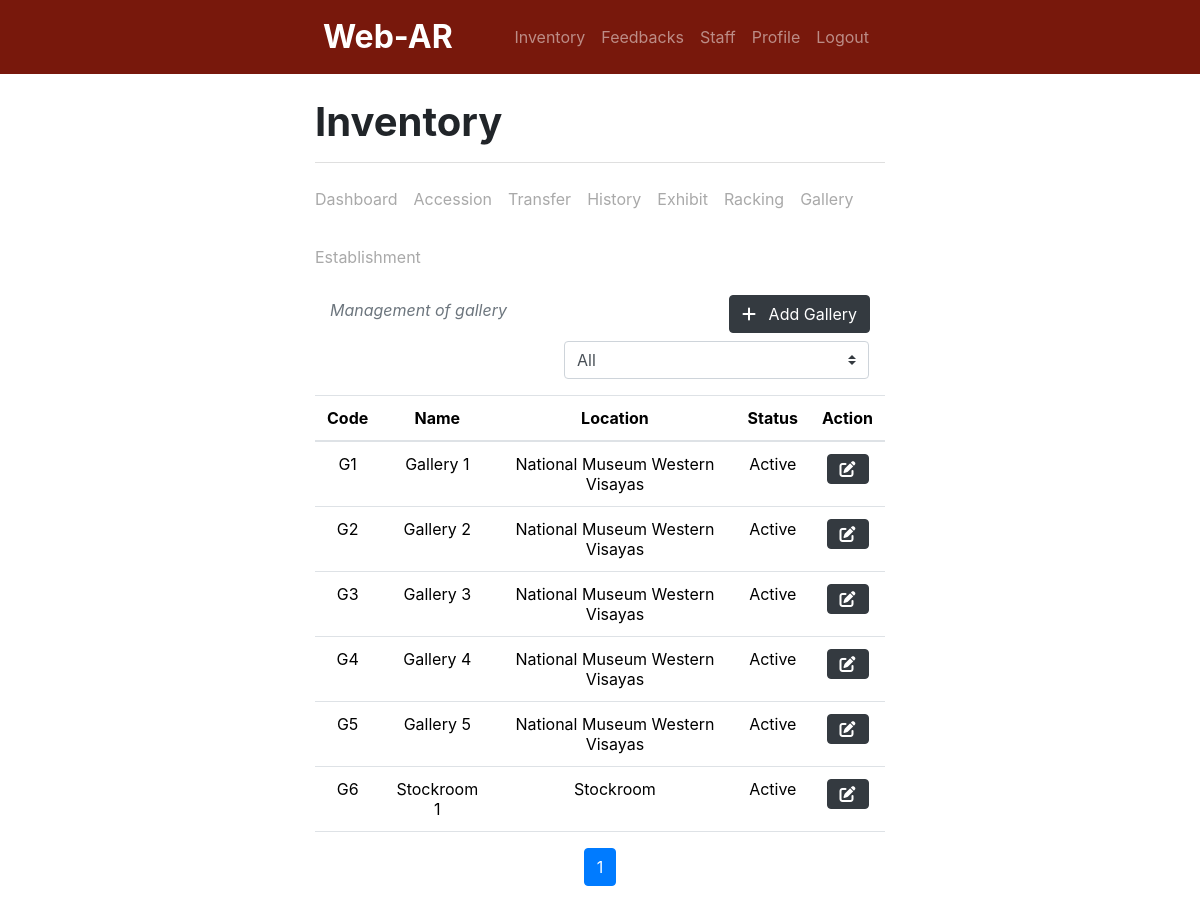
Screenshot of /inventory/gallery.php (signed in) with the database file from the repository.
### tables this page shows
CREATE TABLE `gallery` (
  `ID` int(11) NOT NULL,
  `galleryCode` varchar(20) NOT NULL,
  `galleryName` text NOT NULL,
  `establishmentCode` varchar(20) NOT NULL,
  `isActive` tinyint(1) NOT NULL DEFAULT 1 COMMENT '1 - active; 0 - inactive'
);

CREATE TABLE `establishment` (
  `ID` int(11) NOT NULL,
  `establishmentCode` varchar(20) NOT NULL,
  `establishmentName` text NOT NULL,
  `isActive` tinyint(1) NOT NULL DEFAULT 1 COMMENT '1 - active; 0 - inactive'
);

### inventory/gallery.php (the view, shortened to what this page needs)
<?php
    include '../header.php';
    include 'navbar.php';
    include '../db_connect.php';
    include 'i_nav.php';
    $recordsPerPage = 10;
    $page = isset($_GET['page']) ? $_GET['page'] : 1;
    $offset = ($page - 1) * $recordsPerPage;
    $establishmentFilter = isset($_GET['establishment_filter']) ? $_GET['establishment_filter'] : '';
    $q = "SELECT gallery.*, establishment.establishmentName
          FROM gallery
          JOIN establishment ON gallery.establishmentCode = establishment.establishmentCode
          WHERE establishment.establishmentCode = '$establishmentFilter' OR '$establishmentFilter' = ''
          ORDER BY ID ASC
          LIMIT $offset, $recordsPerPage";
    $r = mysqli_query($conn, $q);
?>
<div class="container w-50">
    <div class="container d-flex justify-content-between align-items-center text-muted fst-italic">
        <p class="text-muted fst-italic">Management of gallery</p>
        <button class="btn btn-dark mb-2" href="#" data-bs-toggle="modal" data-bs-target="#addGalleryModal" role="button">
            <i class="fa-solid fa-plus"></i>
            <span class="ms-2">Add Gallery</span>
        </button>
    </div>
    <div class="d-flex justify-content-end">
        <form class="form-inline" method="GET">
            <select class="custom-select mr-3" name="establishment_filter" id="establishment_filter" onchange="this.form.submit()">
                <option value="" <?php echo ($establishmentFilter == '') ? 'selected' : ''; ?>>All</option>
            </select>
    </form>
    </div>
    <div class="table-responsive">
        <table class="table table-hover">
            <thead class="text-center">
                <tr>
                    <th scope="col">Code</th>
                    <th scope="col">Name</th>
                    <th scope="col">Location</th>
                    <th scope="col">Status</th>
                    <th scope="col">Action</th>
                </tr>
            </thead>
            <tbody>
                <?php
                    while ($row = mysqli_fetch_assoc($r)) {
                        $galleryCode        = $row['galleryCode'];
                        $galleryName        = $row['galleryName'];
                        $establishmentName  = $row['establishmentName'];
                        $galleryStatus      = $row['isActive'];
                        $statusText = ($galleryStatus == 1) ? "Active" : "Inactive";
                ?>
                    <tr>
                        <td class="text-center"><?php echo $galleryCode; ?></td>
                        <td class="text-center"><?php echo $galleryName; ?></td>
                        <td class="text-center"><?php echo $establishmentName ; ?></td>
                        <td class="text-center"><?php echo $statusText; ?></td>
                        <td>
                            <div class="text-center">
                                <button type="button" class="btn btn-dark" data-bs-toggle="modal" data-bs-target="#editGalleryModal<?php echo $galleryCode; ?>">
                                    <div class="d-flex align-items-center">
                                        <i class="fa-solid fa-pen-to-square"></i>
                                    </div>
                                </button>
                            </div>
                        </td>
                    </tr>
                <?php
                    }
                ?>
            </tbody>
        </table>
    </div>
</div>
<?php
    $totalPages = ceil(mysqli_num_rows(mysqli_query($conn, "SELECT * FROM gallery")) / $recordsPerPage);
?>
<nav aria-label="Page navigation example">
    <ul class="pagination justify-content-center">
        <?php for ($i = 1; $i <= $totalPages; $i++) : ?>
            <li class="page-item <?php echo ($i == $page) ? 'active' : ''; ?>">
                <a class="page-link" href="?page=<?php echo $i . '&establishment_filter=' . $establishmentFilter; ?>"><?php echo $i; ?></a>
            </li>
        <?php endfor; ?>
    </ul>
</nav>

### rows the page displays
gallery: galleryCode "G1", galleryName "Gallery 1", establishmentCode.establishmentName "National Museum Western Visayas", isActive "Active"
gallery: galleryCode "G2", galleryName "Gallery 2", establishmentCode.establishmentName "National Museum Western Visayas", isActive "Active"
gallery: galleryCode "G3", galleryName "Gallery 3", establishmentCode.establishmentName "National Museum Western Visayas", isActive "Active"
gallery: galleryCode "G4", galleryName "Gallery 4", establishmentCode.establishmentName "National Museum Western Visayas", isActive "Active"
gallery: galleryCode "G5", galleryName "Gallery 5", establishmentCode.establishmentName "National Museum Western Visayas", isActive "Active"
gallery: galleryCode "G6", galleryName "Stockroom 1", establishmentCode.establishmentName "Stockroom", isActive "Active"
